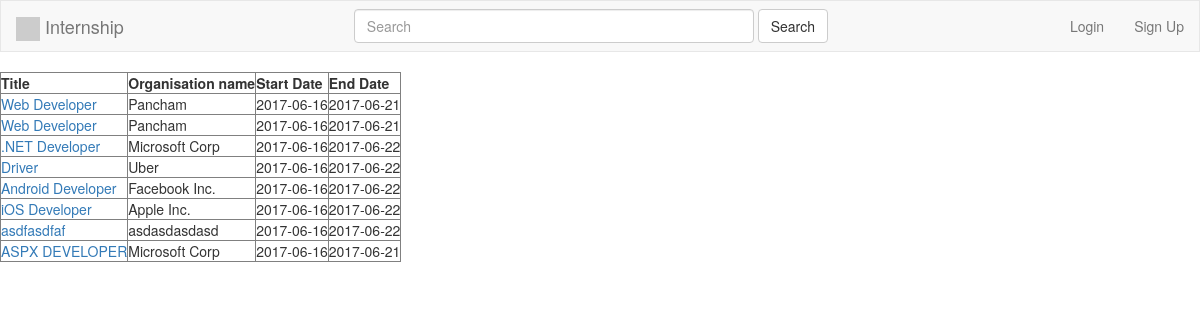
The page / on the database its author committed.
### tables this page shows
CREATE TABLE `internships` (
  `id` int(50) UNSIGNED NOT NULL,
  `emp_id` int(3) NOT NULL,
  `org_name` varchar(50) DEFAULT NULL,
  `emp_sess_id` char(50) DEFAULT NULL,
  `title` varchar(140) DEFAULT NULL,
  `description` text,
  `posted` timestamp NOT NULL DEFAULT CURRENT_TIMESTAMP ON UPDATE CURRENT_TIMESTAMP,
  `start_date` date DEFAULT NULL,
  `end_date` date DEFAULT NULL,
  `logo` varchar(100) DEFAULT NULL
);

### index.php (the view, shortened to what this page needs)
<?php
    include 'navbar.php';
    $connection = mysqli_connect("localhost", "root", "", "assignment") or die ("Check server connection!");
    $select_query = "SELECT * FROM internships ORDER BY posted DESC";
  	$result = mysqli_query($connection, $select_query);
	  echo "<table border=\"1\"><tr>";
	  echo "<th>Title</th>";
	  echo "<th>Organisation name</th>";
	  echo "<th>Start Date</th>";
	  echo "<th>End Date</th></tr>";
	  while($rows = mysqli_fetch_assoc($result)) {
	      extract($rows);
	      echo "<tr><td><a href=\"intern_details.php?id=$id&emp_id=$emp_id\">" . $title . "</a></td>";
	      echo "<td>" . $org_name . "</td>";
	      echo "<td>" . $start_date . "</td>";
	      echo "<td>" . $end_date . "</td></tr>";
	  }
	  echo "</table>";
?>

### navbar.php (shortened to what this page needs)
<!DOCTYPE html>
<head>
    <link href="css/bootstrap.min.css" rel="stylesheet">
    <link href="css/style.css" rel="stylesheet">
    <link href="css/font-awesome.min.css" rel="stylesheet">
</head>
    <nav class="navbar navbar-default">
        <div class="container-fluid">
            <div class="navbar-header">
                <a class="navbar-brand" href="index.php"><img src="http://placehold.it/200x200">&nbsp;<span>Internship</span></a>
            </div>
            <form class="navbar-form navbar-left" method="post" action="searchitems.php">
                <div class="form-group">
                    <input type="text" class="form-control" placeholder="Search" name="tosearch">
                </div>
                <button type="submit" class="btn btn-default search-button">Search</button>
            </form>
            <ul class="nav navbar-nav navbar-right">
                <?php
                if(isset($_SESSION['email'])) {
                    echo "<li><a href='profile.php'>Welcome " . $_SESSION['name'] . "</a></li>";
                    echo "<li><a href=\"logout.php\">Logout</a></li>";
                } else {
                    echo "<li><a href='signin.php'>Login</a></li>";
                    echo "<li><a href=\"student-signup.php\">Sign Up</a></li>";
                }
            ?>
            </ul>
        </div>
    </nav>

### css/style.css (style rules this page uses)
.navbar-brand img { width: 24px; }
.navbar-brand img, .navbar-brand span { display: inline-block; }
img { max-width: 180px; max-height: 200px; width: auto; height: auto; }
ol, ul { list-style: none; }
.navbar { border-radius: 0; }
.navbar-brand { float: left; }
.navbar-form .form-group .form-control { margin-left: 200px; width: 400px; margin-right: 0; }

### rows shown on the page
internships: title "Web Developer", org_name "Pancham", start_date "2017-06-16", end_date "2017-06-21"
internships: title "Web Developer", org_name "Pancham", start_date "2017-06-16", end_date "2017-06-21"
internships: title ".NET Developer", org_name "Microsoft Corp", start_date "2017-06-16", end_date "2017-06-22"
internships: title "Driver", org_name "Uber", start_date "2017-06-16", end_date "2017-06-22"
internships: title "Android Developer", org_name "Facebook Inc.", start_date "2017-06-16", end_date "2017-06-22"
internships: title "iOS Developer", org_name "Apple Inc.", start_date "2017-06-16", end_date "2017-06-22"
internships: title "asdfasdfaf", org_name "asdasdasdasd", start_date "2017-06-16", end_date "2017-06-22"
internships: title "ASPX DEVELOPER", org_name "Microsoft Corp", start_date "2017-06-16", end_date "2017-06-21"
